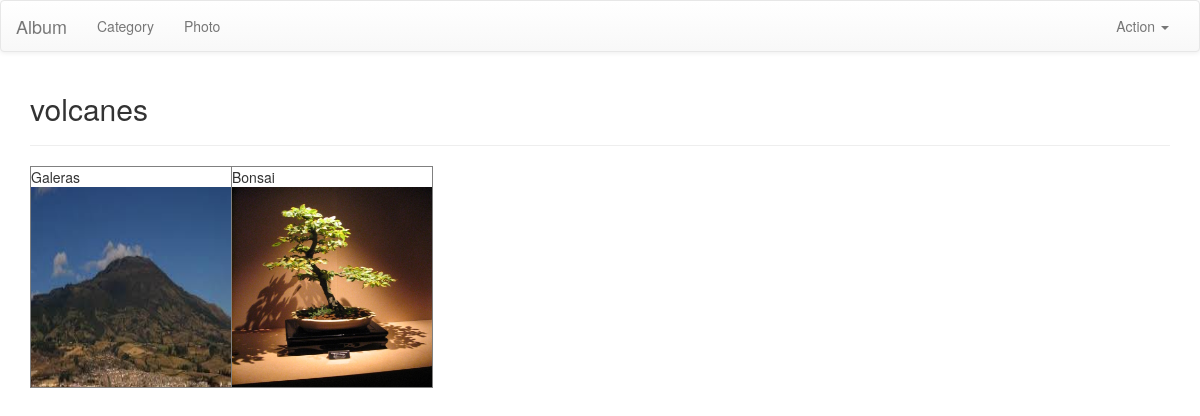
Screenshot of /album/category/3/detail/ with the database file from the repository.
### album/models.py (models this page shows, shortened)
class Category(models.Model):
    name = models.CharField(max_length=50)

class Photo(models.Model):
    category = models.ForeignKey('Category', on_delete=models.PROTECT )
    title = models.CharField(max_length=50, default='No title')
    photo = models.ImageField(upload_to='photos/')
    pub_date = models.DateField(auto_now_add=True)
    favorite = models.BooleanField(default=False)
    comment = models.CharField(max_length=200, blank=True)

### album/views.py (the view)
# urls.py: path('category/<int:category_id>/detail/', views.category_detail, name='category-detail'),
def category_detail(request, category_id):
	category = Category.objects.get(id=category_id)
	context = {'object': category}
	return render(request, 'album/category_detail.html', context)

### album/templates/album/category_detail.html
{% extends 'base.html' %}
{% load static %}
{% block section %}
    <h2>{{ object.name }}</h2>
    <hr>
{% endblock section %}
{% block maincontent %}
<div>
    <table border="1px">
        <tr>
            {% for p in object.photo_set.all %}
                <td>
                    <div>{{ p.title }}</div>
                    <div>
                        <a href="{% url "photo-detail" p.id %}">
                            <img src="{% static p.photo.url %}" style="width:200px;height:200px"/>
                        </a>
                    </div>
                </td>
            {% endfor %}
        </tr>
    </table>
</div>
{% endblock maincontent %}

### rows the page displays
Category: name "volcanes"
Photo: title "Galeras", photo (picture)
Photo: title "Bonsai", photo (picture)
